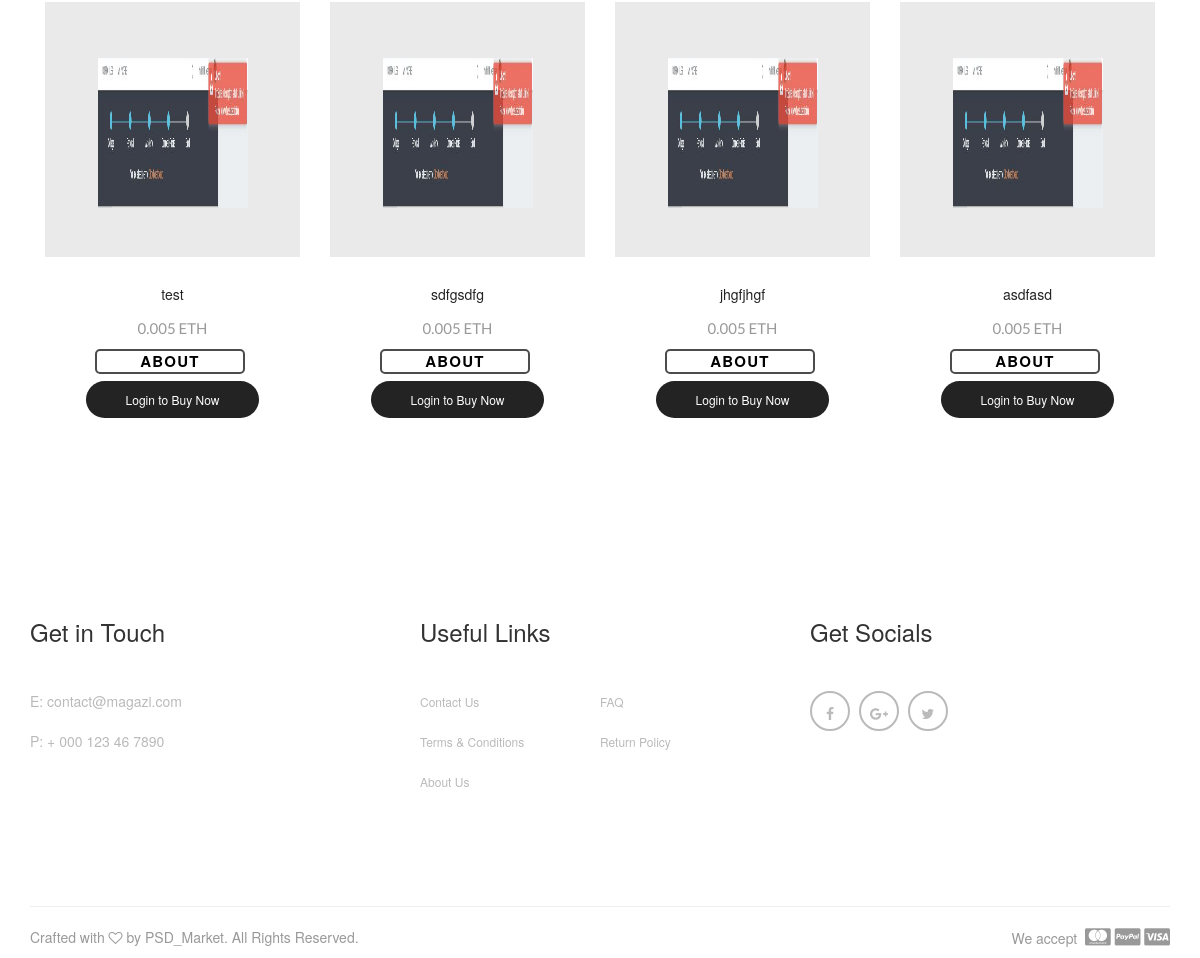
The page /tournaments (lower part) on the database as committed earlier.
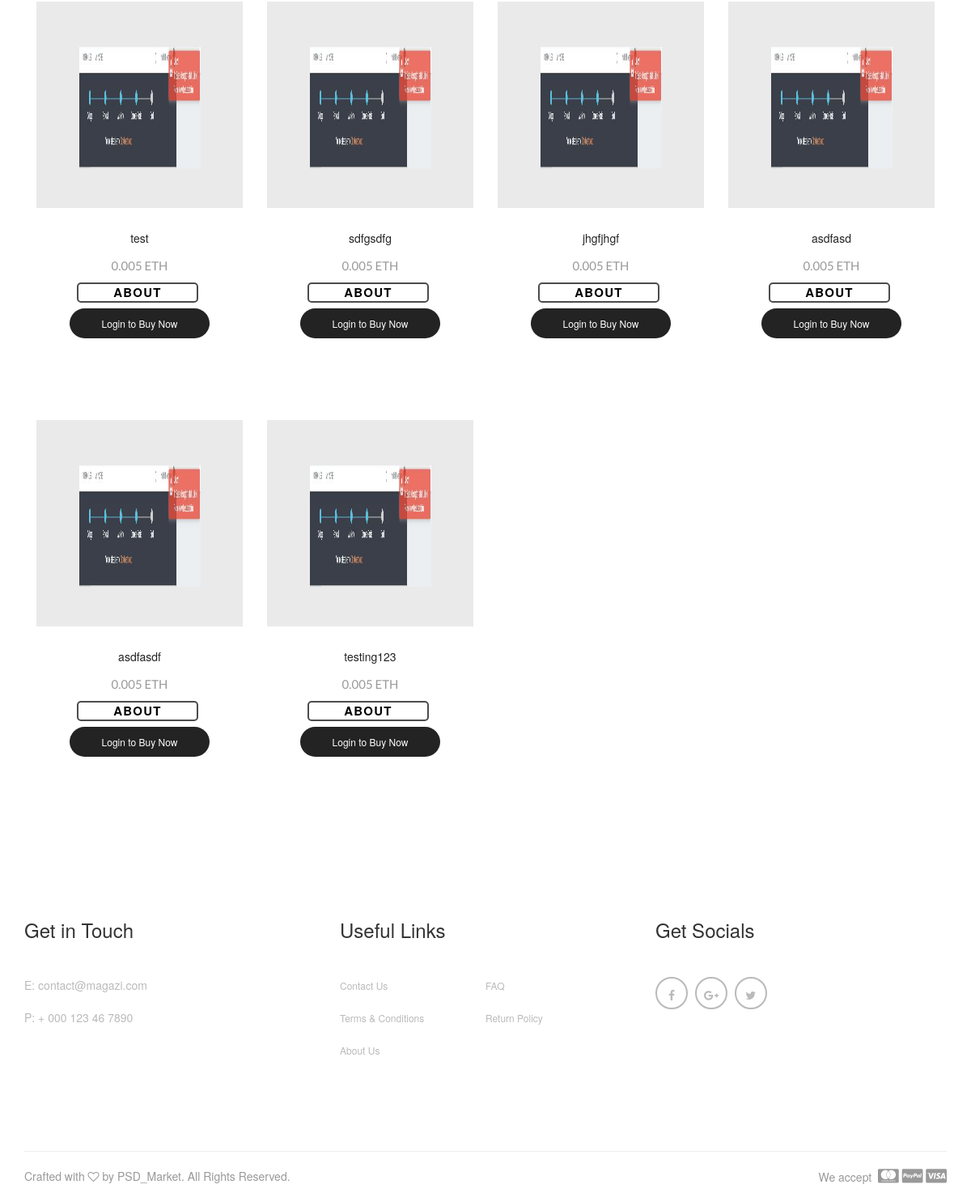
The same page on the database as committed later.
### website/models.py (models this page shows, shortened)
class Card(models.Model):
    CARD_TYPES = (
        ("Player", 'Player'),
        ("Owner", 'Owner'),
        ("Tournament", 'Tournament'),
        ("Board", 'Board'),
        ("Country", 'Country'),
        ("ICC", 'ICC'),
    )
    card_type = models.CharField(
        max_length=11,
        choices=CARD_TYPES,
        default="Player"
    )
    name = models.CharField(max_length=100, null=False)
    description = models.TextField(max_length=3000)
    transactions = 0
    owner = models.CharField(max_length=50, default="Unassigned")
    last_bid = models.FloatField(default=0)
    eth_id = models.IntegerField(null=True, blank=True)
    image = models.ImageField(null=True, blank=True)
    icc_ranking = models.IntegerField(blank=True, null=True)
    country = models.CharField(max_length=100, null=True, blank=True)
    ipl_team = models.CharField(max_length=100, null=True, blank=True)

### website/views.py (the view)
# urls.py: path('tournaments', views.marketplace_tournaments, name='tournaments'),
def marketplace_tournaments(request):
    all_tournaments = Card.objects.all().filter(card_type=text_s[2])
    context = {'items': all_tournaments, 'text_s': text_s[2], 'text_p': text_p[2]}
    if not request.user.is_staff and request.user.is_authenticated:
        profile = get_object_or_404(Profile, user_id=request.user.id)
        context['eth_address'] = profile.eth_address
    return render(request, 'website/marketplace.html', context=context)

### website/context_processors.py (called while the page is built)
def marketplace_items_context(request):
    return {
        'marketplace_items': marketplace_item_list,
        'multiplier': multiplier,
        'buy_form': BuyForm,
    }

### website/templatetags/custom_tags.py (called while the page is built)
@register.filter
def multiply(qty, unit_price):
    return float(qty) * float(unit_price)

### website/templates/website/marketplace.html (shortened to what this page needs)
{% extends 'website/base.html' %}
{% load staticfiles %}
{% load custom_tags %}
{% block content %}
    <main>
        <div class="magazi-list-view">
            <div class="container">
                <div class="tab-content">
                    <div class="tab-pane fade in active" id="colmnlist">
                        <div class="magazi-main-prodcts text-center">
                        {% if items %}
                            {% for item in items %}
                                <div class="col-md-3 col-sm-6 col-xs-6 full-wdth">
                                    <div class="magazi-product-inner margin-bottom-80">
                                        {% if item.image %}
                                            <div class="magazi-product-thumb">
                                                <img width="150" height="150" src="{{ item.image.url }}" alt="product-8">
                                                <a href="#" class="magazi-overlay"></a>
                                            </div>
                                        {% endif %}
                                        <div class="magazi-product-detail">
                                            <h1>
                                                <a href="#">{{ item.name }}</a>
                                            </h1>
                                            <p>
                                                <span>{{ item.last_bid }} ETH</span>
                                            </p>
                                            <div class="buy">
                                                <a style="list-style-type: none; color: black;" href="{% url text_s|lower item_id=item.id %}"><span>About</span></a>
                                            </div>
                                            {% if user.is_authenticated %}
                                                <div class="buy" id="buy_now{{ item.id }}">
                                                    <span style="color:#000;">Buy Now!</span>
                                                </div>
                                            {% else %}
                                                <a href="{% url 'login' %}" title="" class="adding-cart">Login to Buy Now</a>
                                            {% endif %}
                                        </div>
                                    </div>
                                </div>
                            {% endfor %}
                        {% else %}
                            <h3>No {{ text_s }} Available</h3>
                        {% endif %}
                        </div>
                    </div>
                </div>
            </div>
        </div>
    </main>
{% endblock %}

### website/templates/website/base.html (shortened to what this page needs)
{% load staticfiles %}
<!DOCTYPE html>
<html lang="en">
<head>
    <link rel="stylesheet" type="text/css" href="{% static "website/revolution/css/settings.css" %}">
    <link rel="stylesheet" type="text/css" href="{% static "website/revolution/css/navigation.css" %}">
    <link rel="stylesheet" type="text/css" href="{% static "website/assets/css/main.css" %}">
    <link rel="stylesheet" type="text/css" href="{% static "website/assets/css/bootstrap.min.css" %}">
    <link rel="stylesheet" type="text/css" href="{% static "website/assets/lib/slick/slick.css" %}">
    <link rel="stylesheet" type="text/css" href="{% static "website/assets/lib/slick/slick-theme.css" %}">
    <link rel="stylesheet" type="text/css" href="{% static "website/assets/css/responsive.css" %}">
    <link rel="stylesheet" type="text/css" href="https://maxcdn.bootstrapcdn.com/font-awesome/4.7.0/css/font-awesome.min.css">
</head>
<body data-spy="scroll" data-target="#main-nav" id="page-top">
    {% block content %}{% endblock %}
    <footer id="footer">
        <div class="footer-widget-container padding-top-100 padding-bottom-75">
            <div class="container">
                <div class="row">
                    <div class="col-md-4 col-sm-6 col-xs-12 widget">
                        <h3 class="widget-title">Get in Touch</h3>
                        <div class="widgettext">
                            <p><a href="emailto:contact@magazi.com">E: contact@magazi.com</a></p>
                            <p><a href="tel:+000123467890">P: + 000 123 46 7890</a></p>
                        </div>
                    </div>
                    <div class="col-md-4 col-sm-6 col-xs-12 widget widget-links">
                        <h3 class="widget-title">Useful Links</h3>
                        <div class="widget-links-container">
                            <ul class="widget-links-list list-none">
                                <li>
                                    <a href="#">Contact Us</a>
                                </li>
                                <li>
                                    <a href="#">FAQ</a>
                                </li>
                                <li>
                                    <a href="#">Terms & Conditions</a>
                                </li>
                                <li>
                                    <a href="#">Return Policy</a>
                                </li>
                                <li>
                                    <a href="#">About Us</a>
                                </li>
                            </ul>
                        </div>
                    </div>
                    <div class="col-md-4 col-sm-6 col-xs-12 widget">
                        <h3 class="widget-title">Get Socials</h3>
                        <div class="widgettext">
                           <ul class="magazi-social-icon list-none">
                               <li>
                                   <a href="#">
                                       <i class="fa fa-facebook"></i>
                                   </a>
                               </li>
                               <li>
                                   <a href="#">
                                       <i class="fa fa-google-plus"></i>
                                   </a>
                               </li>
                               <li>
                                   <a href="#">
                                       <i class="fa fa-twitter"></i>
                                   </a>
                               </li>
                           </ul>
                        </div>
                    </div>
                </div>
            </div>
        </div>
        <div class="footer-bottom-bar">
            <div class="container">
                <div class="row">
                    <div class="col-xs-12">
                        <hr class="bottom-inner" />
                    </div>
                    <div class="col-md-8 col-sm-8 col-xs-12">
                       <p class="credit_links">Crafted with <i class="fa fa-heart-o" aria-hidden="true"></i> by PSD_Market. All Rights Reserved.</p>
                    </div>
                    <div class="col-md-4 col-sm-4 col-xs-12 text-right">
                      <p>
                        We accept&nbsp;
                        <i class="fa fa-cc-mastercard" aria-hidden="true"></i>
                        <i class="fa fa-cc-paypal" aria-hidden="true"></i>
                        <i class="fa fa-cc-visa" aria-hidden="true"></i>
                      </p>
                    </div>
                </div>
            </div>
        </div>
    </footer>
</body>
</html>

### static/website/assets/css/responsive.css (style rules this page uses)
@media (max-width: 1200px) { .widget-links-list li a { font-size: 12px; } }

Rows that differ between the two databases and show on the page:
added Card: image (picture), name "asdfasdf", last_bid "0.005"
added Card: image (picture), name "testing123", last_bid "0.005"
